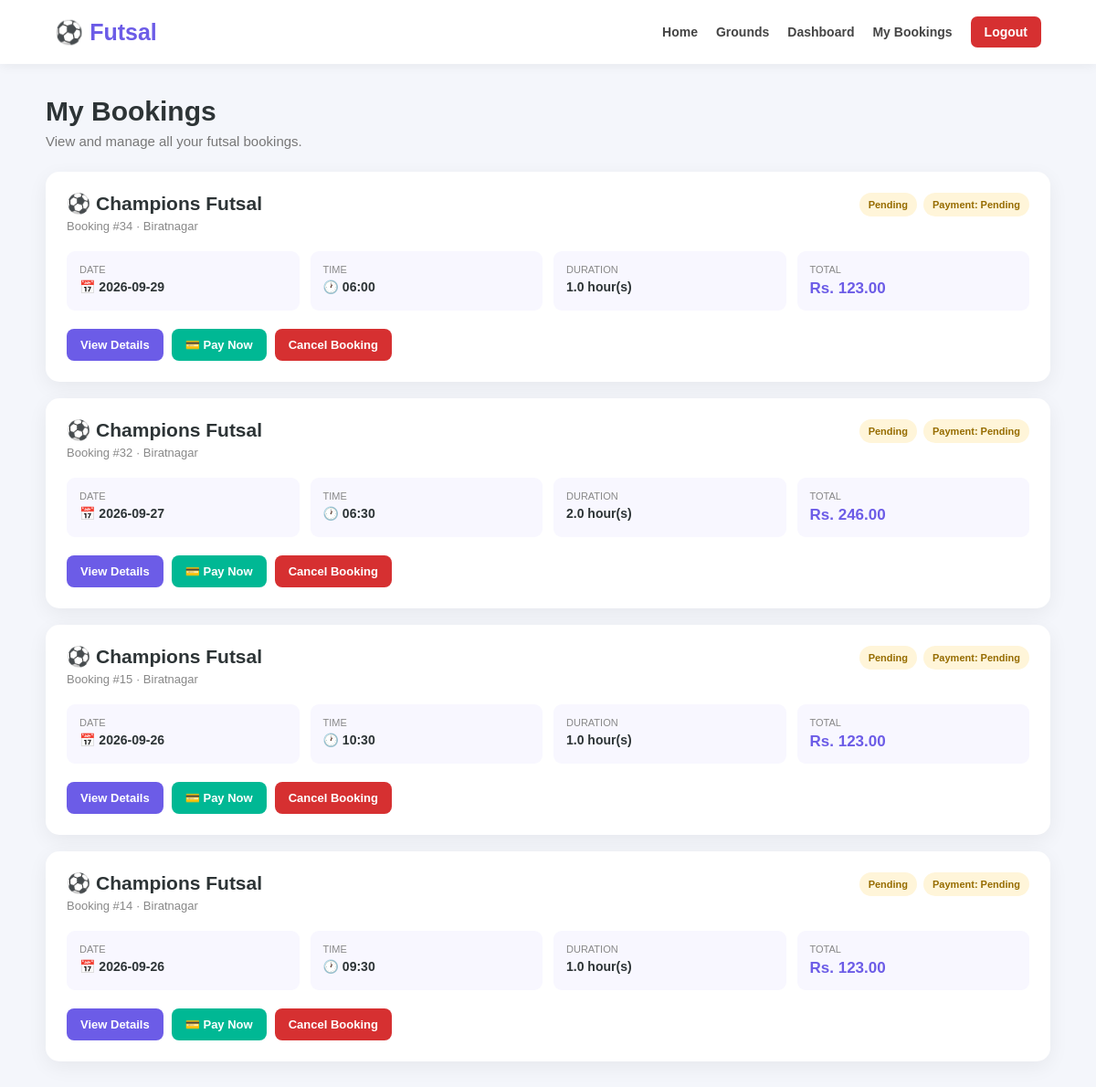
The page /my-bookings (signed in) on the database as committed earlier.
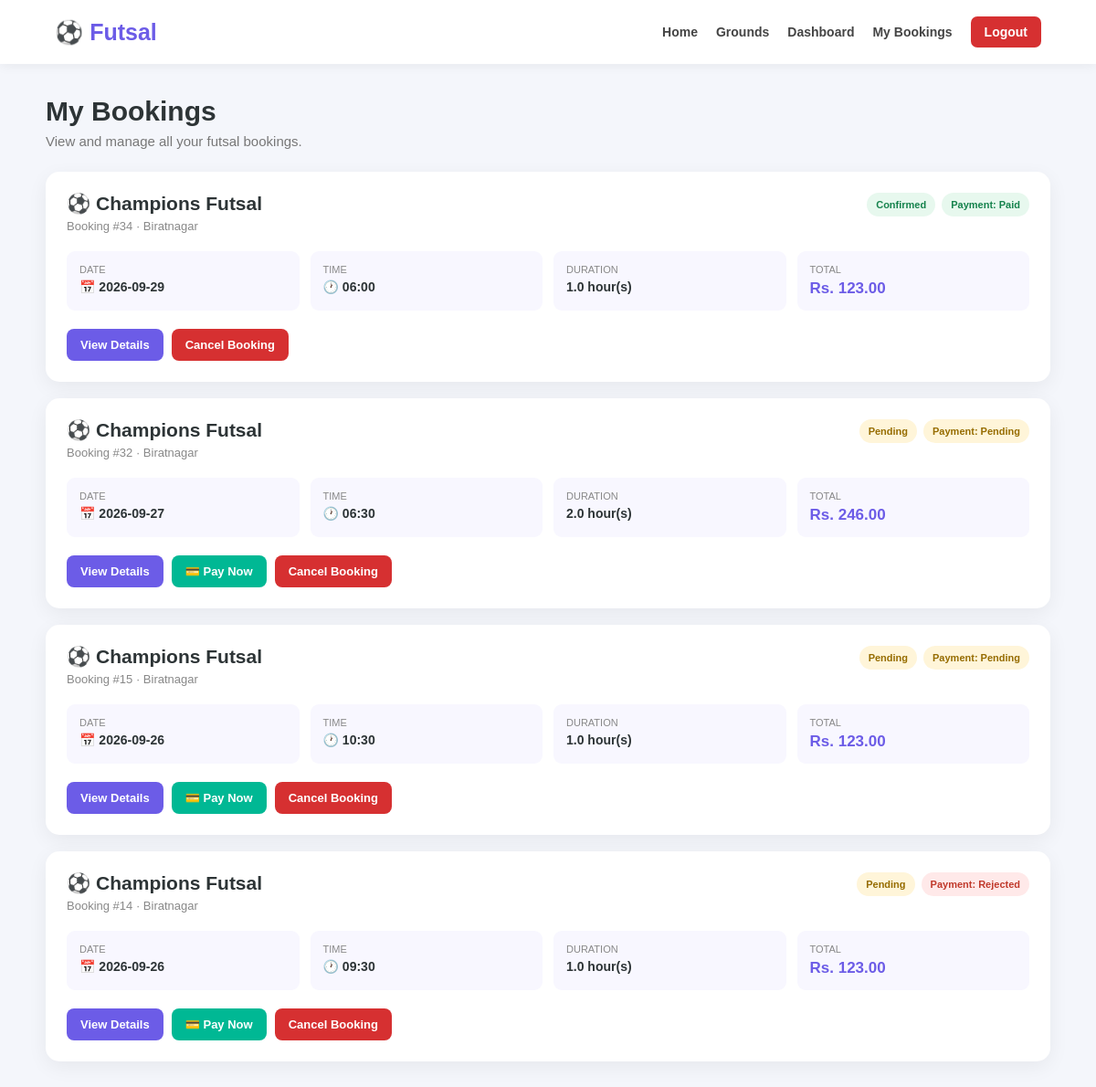
The same page on the database as committed later.
### tables this page shows
CREATE TABLE bookings (
            id INTEGER PRIMARY KEY AUTOINCREMENT,
            user_id INTEGER NOT NULL,
            ground_id INTEGER NOT NULL,
            booking_date TEXT NOT NULL,
            booking_time TEXT NOT NULL,
            created_at TIMESTAMP DEFAULT CURRENT_TIMESTAMP, status TEXT
            DEFAULT 'confirmed', duration REAL
            DEFAULT 1, payment_status TEXT

            DEFAULT 'pending', payment_method TEXT

            DEFAULT 'cash', payment_reference TEXT, paid_at TIMESTAMP, transaction_uuid
            TEXT, esewa_transaction_code
            TEXT, esewa_product_code
            TEXT, esewa_amount
            REAL, esewa_verified_at
            TIMESTAMP,

            FOREIGN KEY (user_id) REFERENCES users(id),
            FOREIGN KEY (ground_id) REFERENCES grounds(id),

            UNIQUE(ground_id, booking_date, booking_time)
        );

CREATE TABLE grounds (
            id INTEGER PRIMARY KEY AUTOINCREMENT,
            name TEXT NOT NULL,
            location TEXT NOT NULL,
            price INTEGER NOT NULL,
            contact TEXT,
            opening_time TEXT,
            closing_time TEXT,
            description TEXT,
            image TEXT
        );

### app.py (the view)
@app.route("/my-bookings")
@login_required
def my_bookings():
    conn = get_db()
    bookings = conn.execute(
        """
        SELECT bookings.*,
               grounds.name AS ground_name,
               grounds.location AS ground_location,
               grounds.price AS ground_price,
               grounds.price AS price,
               grounds.image AS ground_image
        FROM bookings
        JOIN grounds ON bookings.ground_id = grounds.id
        WHERE bookings.user_id = ?
        ORDER BY bookings.booking_date DESC, bookings.booking_time DESC, bookings.created_at DESC
        """,
        (session["user_id"],)
    ).fetchall()
    conn.close()
    return render_template("my_bookings.html", bookings=bookings)

### app.py (called while the page is built, shortened)
def login_required(view_function):
    @wraps(view_function)
    def wrapper(*args, **kwargs):
        return view_function(
            *args,
            **kwargs
        )
    return wrapper

def get_db():
    conn = sqlite3.connect(
        DATABASE
    )
    conn.row_factory = sqlite3.Row
    conn.execute(
        "PRAGMA foreign_keys = ON"
    )
    return conn

### templates/my_bookings.html (shortened to what the changed rows need)
<!DOCTYPE html>
<html lang="en">
<head>
</head>
<body>
    <main class="container">
        <div class="page-header">
            <h1>
                My Bookings
            </h1>
        </div>
        {% if bookings %}
            <div class="booking-list">
                {% for booking in bookings %}
                    <div class="booking-card">
                        <div class="booking-top">
                            <div>
                                <div class="ground-name">
                                    ⚽
                                    {{ booking['ground_name'] }}
                                </div>
                                <div class="booking-id">
                                    Booking #{{ booking['id'] }}
                                    {% if booking['ground_location'] %}
                                        ·
                                        {{ booking['ground_location'] }}
                                    {% endif %}
                                </div>
                            </div>
                            <div class="badges">
                                <span
                                    class="badge
                                    {{ booking['status'] }}"
                                >
                                    {{ booking['status'] }}
                                </span>
                                <span
                                    class="badge
                                    {{ booking['payment_status'] }}"
                                >
                                    Payment:
                                    {{ booking['payment_status'] }}
                                </span>
                            </div>
                        </div>
                        <div class="booking-info">
                            <div class="info">
                                <div class="info-label">
                                    DATE
                                </div>
                                <div class="info-value">
                                    📅
                                    {{ booking['booking_date'] }}
                                </div>
                            </div>
                            <div class="info">
                                <div class="info-label">
                                    TIME
                                </div>
                                <div class="info-value">
                                    🕐
                                    {{ booking['booking_time'] }}
                                </div>
                            </div>
                            <div class="info">
                                <div class="info-label">
                                    DURATION
                                </div>
                                <div class="info-value">
                                    {{ booking['duration'] }}
                                    hour(s)
                                </div>
                            </div>
                            <div class="info">
                                <div class="info-label">
                                    TOTAL
                                </div>
                                <div
                                    class="info-value amount"
                                >
                                    Rs.
                                    {{
                                        "%.2f"|format(
                                            (
                                                booking['price']|float
                                            )
                                            *
                                            (
                                                booking['duration']|float
                                            )
                                        )
                                    }}
                                </div>
                            </div>
                        </div>
                        <div class="actions">
                            <a
                                href="{{ url_for(
                                    'booking_details',
                                    booking_id=booking['id']
                                ) }}"
                                class="btn btn-primary"
                            >
                                View Details
                            </a>
                            {% if
                                booking['payment_status']
                                not in ['paid']
                                and
                                booking['status']
                                != 'cancelled'
                            %}
                                <a
                                    href="{{ url_for(
                                        'payment',
                                        booking_id=booking['id']
                                    ) }}"
                                    class="btn btn-success"
                                >
                                    💳 Pay Now
                                </a>
                            {% endif %}
                            {% if
                                booking['status']
                                != 'cancelled'
                            %}
                                <form
                                    method="POST"
                                    action="{{ url_for(
                                        'cancel_booking',
                                        booking_id=booking['id']
                                    ) }}"
                                    style="display:inline;"
                                    onsubmit="return confirm(
                                        'Are you sure you want to cancel this booking?'
                                    );"
                                >
                                    <button
                                        type="submit"
                                        class="btn btn-danger"
                                    >
                                        Cancel Booking
                                    </button>
                                </form>
                            {% endif %}
                        </div>
                    </div>
                {% endfor %}
            </div>
        {% endif %}
    </main>
</body>
</html>

Rows that differ between the two databases and show on the page:
changed bookings id 34: status "Pending" → "Confirmed"; payment_status "Pending" → "Paid"; no longer shows "💳 Pay Now"
changed bookings id 14: payment_status "Pending" → "Rejected"
